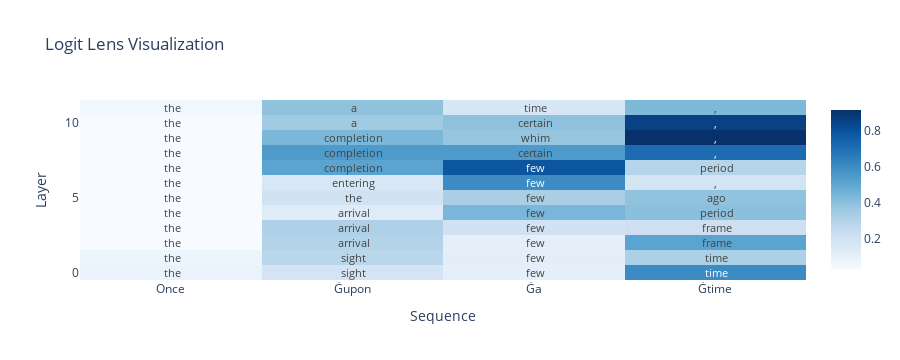

Notebook code cell kept with this figure:
### Code cell
# Sample input text
input_text = "Once upon a time"

# Tokenize the input text
inputs = tokenizer(input_text, return_tensors="pt")

# Generate text
with torch.no_grad(), LogitLens(model, post_layer=True, topn=5) as ll:
    model(**inputs)
    ll_result = ll.get_results()

fig = visualize_layer_results(
    result=ll_result[0],
    input_ids=inputs["input_ids"][0],
    tokenizer=tokenizer,
)
fig

### Figure 1 — Plotly figure (JSON) as saved in the notebook; plotly's stock layout.template omitted (floating-point values rounded to 4 significant figures)
{"data": [{"colorscale": [[0, "rgb(247,251,255)"], [0.125, "rgb(222,235,247)"], [0.25, "rgb(198,219,239)"], [0.375, "rgb(158,202,225)"], [0.5, "rgb(107,174,214)"], [0.625, "rgb(66,146,198)"], [0.75, "rgb(33,113,181)"], [0.875, "rgb(8,81,156)"], [1, "rgb(8,48,107)"]], "hovertemplate": "<b>Input:</b> %{x}<br><b>Layer:</b> %{y}<br><br>%{hovertext}", "hovertext": [["0.09: the<br>0.03: you<br>0.03:\n<br>0.02: a<br>0.02: more", "0.19: sight<br>0.12: the<br>0.07: upon<br>0.03: entering<br>0.03: receiving", "0.11: few<br>0.06: new<br>0.06: very<br>0.03: full<br>0.03: steady", "0.60: time<br>0.03: frame<br>0.03:zone<br>0.02: Time<br>0.02:frames"], ["0.08: the<br>0.05:,<br>0.03: a<br>0.03:\n<br>0.03: and", "0.29: sight<br>0.12: arrival<br>0.07: entering<br>0.06: return<br>0.06: the", "0.12: few<br>0.09: new<br>0.07: full<br>0.04: steady<br>0.04: piece", "0.32: time<br>0.24: frame<br>0.07:frames<br>0.05:frame<br>0.02:zone"], ["0.03: the<br>0.03:,<br>0.02: and<br>0.02: a<br>0.01:\n", "0.30: arrival<br>0.22: sight<br>0.12: entering<br>0.10: return<br>0.03: the", "0.11: few<br>0.10: new<br>0.10: piece<br>0.05: couple<br>0.05: lot", "0.51: frame<br>0.07:frames<br>0.07:zone<br>0.05: interval<br>0.04:frame"], ["0.03: the<br>0.03:,<br>0.02: and<br>0.02: a<br>0.01:\n", "0.32: arrival<br>0.23: return<br>0.17: entering<br>0.06: completion<br>0.03: the", "0.20: few<br>0.12: successful<br>0.09: large<br>0.06: piece<br>0.05: new", "0.22: frame<br>0.15: period<br>0.12: lapse<br>0.10: capsule<br>0.09: interval"], ["0.03: the<br>0.03:,<br>0.02: and<br>0.02: a<br>0.01:\n", "0.13: arrival<br>0.13: the<br>0.11: entering<br>0.09: return<br>0.07: sight", "0.44: few<br>0.06: large<br>0.06: successful<br>0.05: couple<br>0.05: piece", "0.40: period<br>0.15: frame<br>0.07: when<br>0.06: horizon<br>0.04: ago"], ["0.03: the<br>0.03:,<br>0.02: and<br>0.01: a<br>0.01:\n", "0.20: the<br>0.10: entering<br>0.08: upon<br>0.07: behold<br>0.05: arrival", "0.33: few<br>0.11: piece<br>0.06: successful<br>0.04: whim<br>0.04: certain", "0.39: ago<br>0.08: period<br>0.07: frame<br>0.06: when<br>0.04:,"], ["0.03: the<br>0.03:,<br>0.02: and<br>0.01: a<br>0.01:\n", "0.17: entering<br>0.13: the<br>0.05: ever<br>0.05: sight<br>0.05: behold", "0.60: few<br>0.08: certain<br>0.04: piece<br>0.04: couple<br>0.03: brief", "0.19:,<br>0.19: period<br>0.18: frame<br>0.14: ago<br>0.06: when"], ["0.03: the<br>0.03:,<br>0.02: and<br>0.01: a<br>0.01:\n", "0.51: completion<br>0.30: arrival<br>0.06: entering<br>0.02: awhile<br>0.02: the", "0.79: few<br>0.14: certain<br>0.03: piece<br>0.01: whim<br>0.00: couple", "0.29: period<br>0.23:,<br>0.11: there<br>0.10: frame<br>0.07: we"], ["0.03: the<br>0.03:,<br>0.02: and<br>0.01: a<br>0.01:\n", "0.55: completion<br>0.27: arrival<br>0.07: entering<br>0.03: awhile<br>0.01: the", "0.55: certain<br>0.13: few<br>0.12: whim<br>0.06: time<br>0.02: glance", "0.71:,<br>0.08: there<br>0.07: period<br>0.04: ago<br>0.03: we"], ["0.03: the<br>0.03:,<br>0.02: and<br>0.01: a<br>0.01:\n", "0.44: completion<br>0.13: arrival<br>0.11: entering<br>0.06: hearing<br>0.04: a", "0.38: whim<br>0.21: certain<br>0.11: sudden<br>0.10: time<br>0.05: few", "0.91:,<br>0.03: there<br>0.03: when<br>0.01: we<br>0.01: they"], ["0.03: the<br>0.03:,<br>0.02: and<br>0.02: a<br>0.01:\n", "0.35: a<br>0.05: the<br>0.05: completion<br>0.05: entering<br>0.05: arrival", "0.40: certain<br>0.12: sudden<br>0.05: time<br>0.04: successful<br>0.03: whim", "0.85:,<br>0.05: there<br>0.03: when<br>0.01: it<br>0.01: he"], ["0.06: the<br>0.04:,<br>0.03: a<br>0.02: to<br>0.02: in", "0.39: a<br>0.03: entering<br>0.03: the<br>0.02: an<br>0.02: returning", "0.18: time<br>0.08: certain<br>0.03: moment<br>0.03: visit<br>0.02: while", "0.43:,<br>0.06: the<br>0.04: I<br>0.04: he<br>0.03: there"]], "name": "", "text": [[" the", " sight", " few", " time"], [" the", " sight", " few", " time"], [" the", " arrival", " few", " frame"], [" the", " arrival", " few", " frame"], [" the", " arrival", " few", " period"], [" the", " the", " few", " ago"], [" the", " entering", " few", ","], [" the", " completion", " few", " period"], [" the", " completion", " certain", ","], [" the", " completion", " whim", ","], [" the", " a", " certain", ","], [" the", " a", " time", ","]], "texttemplate": "%{text}", "type": "heatmap", "x": ["Once", "Ġupon", "Ġa", "Ġtime"], "y": [0, 1, 2, 3, 4, 5, 6, 7, 8, 9, 10, 11], "z": [[0.08538, 0.1863, 0.1124, 0.6003], [0.07645, 0.2852, 0.1159, 0.3203], [0.0299, 0.3048, 0.1147, 0.5129], [0.02992, 0.3167, 0.2007, 0.2194], [0.02949, 0.1335, 0.4406, 0.4042], [0.02886, 0.1984, 0.3276, 0.3866], [0.02852, 0.1659, 0.6023, 0.1876], [0.02837, 0.5132, 0.7871, 0.2928], [0.02837, 0.5494, 0.5502, 0.7082], [0.02852, 0.4367, 0.3807, 0.9137], [0.02889, 0.3541, 0.3958, 0.854], [0.05858, 0.3915, 0.1766, 0.4269]]}], "layout": {"height": 360, "showlegend": false, "title": {"text": "Logit Lens Visualization"}, "xaxis": {"title": {"text": "Sequence"}}, "yaxis": {"title": {"text": "Layer"}}}}
